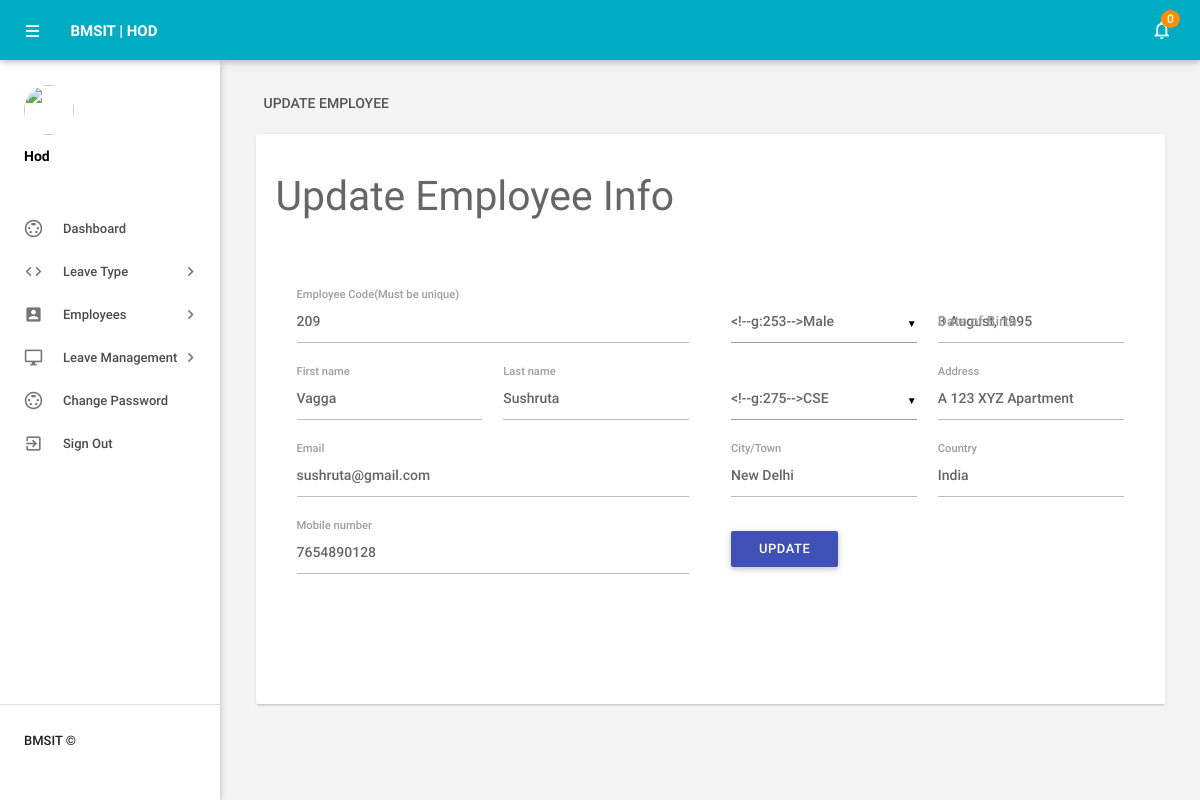
The page /main/hod/editemployee.php?empid=1 (signed in) on the database its author committed.
### tables this page shows
CREATE TABLE `tblemployees` (
  `id` int(11) NOT NULL,
  `EmpId` varchar(100) NOT NULL,
  `FirstName` varchar(150) DEFAULT NULL,
  `LastName` varchar(150) DEFAULT NULL,
  `EmailId` varchar(200) DEFAULT NULL,
  `Password` varchar(180) DEFAULT NULL,
  `Gender` varchar(100) DEFAULT NULL,
  `Dob` varchar(100) DEFAULT NULL,
  `Department` varchar(255) DEFAULT NULL,
  `Address` varchar(255) DEFAULT NULL,
  `City` varchar(200) DEFAULT NULL,
  `Country` varchar(150) DEFAULT NULL,
  `Phonenumber` char(11) DEFAULT NULL,
  `Status` int(1) DEFAULT NULL,
  `RegDate` timestamp NULL DEFAULT current_timestamp()
);

### main/hod/editemployee.php (the view, shortened to what this page needs)
<?php
include('includes/config.php');
if(strlen($_SESSION['alogin'])==0)
    {
header('location:index.php');
}
else{
    ?>
<!DOCTYPE html>
<html lang="en">
    <head>
        <link type="text/css" rel="stylesheet" href="../assets/plugins/materialize/css/materialize.min.css"/>
        <link href="../assets/plugins/material-preloader/css/materialPreloader.min.css" rel="stylesheet">
        <link href="../assets/css/alpha.min.css" rel="stylesheet" type="text/css"/>
    </head>
    <body>
  <?php include('includes/header.php');?>
       <?php include('includes/sidebar.php');?>
   <main class="mn-inner">
                <div class="row">
                    <div class="col s12">
                        <div class="page-title">Update employee</div>
                    </div>
                    <div class="col s12 m12 l12">
                        <div class="card">
                            <div class="card-content">
                                <form id="example-form" method="post" name="updatemp">
                                    <div>
                                        <h3>Update Employee Info</h3>
                                        <section>
                                            <div class="wizard-content">
                                                <div class="row">
                                                    <div class="col m6">
                                                        <div class="row">
<?php
$eid=intval($_GET['empid']);
$sql = "SELECT * from  tblemployees where id=:eid";
$query = $dbh -> prepare($sql);
$query -> bindParam(':eid',$eid, PDO::PARAM_STR);
$query->execute();
$results=$query->fetchAll(PDO::FETCH_OBJ);
if($query->rowCount() > 0)
{
foreach($results as $result)
{               ?>
 <div class="input-field col  s12">
<label for="empcode">Employee Code(Must be unique)</label>
<input  name="empcode" id="empcode" value="<?php echo htmlentities($result->EmpId);?>" type="text" autocomplete="off" readonly required>
</div>
<div class="input-field col m6 s12">
<label for="firstName">First name</label>
<input id="firstName" name="firstName" value="<?php echo htmlentities($result->FirstName);?>"  type="text" required>
</div>
<div class="input-field col m6 s12">
<label for="lastName">Last name </label>
<input id="lastName" name="lastName" value="<?php echo htmlentities($result->LastName);?>" type="text" autocomplete="off" required>
</div>
<div class="input-field col s12">
<label for="email">Email</label>
<input  name="email" type="email" id="email" value="<?php echo htmlentities($result->EmailId);?>" readonly autocomplete="off" required>
</div>
<div class="input-field col s12">
<label for="phone">Mobile number</label>
<input id="phone" name="mobileno" type="tel" value="<?php echo htmlentities($result->Phonenumber);?>" maxlength="10" autocomplete="off" required>
 </div>
</div>
</div>
<div class="col m6">
<div class="row">
<div class="input-field col m6 s12">
</div>
<div class="input-field col m6 s12">
<label for="birthdate">Date of Birth</label>
<input id="birthdate" name="dob"  class="datepicker" value="<?php echo htmlentities($result->Dob);?>" >
</div>
<div class="input-field col m6 s12">
</div>
<div class="input-field col m6 s12">
<label for="address">Address</label>
<input id="address" name="address" type="text"  value="<?php echo htmlentities($result->Address);?>" autocomplete="off" required>
</div>
<div class="input-field col m6 s12">
<label for="city">City/Town</label>
<input id="city" name="city" type="text"  value="<?php echo htmlentities($result->City);?>" autocomplete="off" required>
 </div>
<div class="input-field col m6 s12">
<label for="country">Country</label>
<input id="country" name="country" type="text"  value="<?php echo htmlentities($result->Country);?>" autocomplete="off" required>
</div>
<?php }}?>
<div class="input-field col s12">
<button type="submit" name="update"  id="update" class="waves-effect waves-light btn indigo m-b-xs">UPDATE</button>
</div>
                                                        </div>
                                                    </div>
                                                </div>
                                            </div>
                                        </section>
                                    </div>
                                </form>
                            </div>
                        </div>
                    </div>
                </div>
            </main>
        </div>
        <div class="left-sidebar-hover"></div>
    </body>
</html>
<?php } ?>

### rows shown on the page
tblemployees: empcode "209", firstName "Vagga", lastName "Sushruta", email "sushruta@gmail.com", mobileno "7654890128", dob "3 August, 1995", address "A 123 XYZ Apartment", city "New Delhi", country "India"

### other values the page prints
$unreadcount "0"
